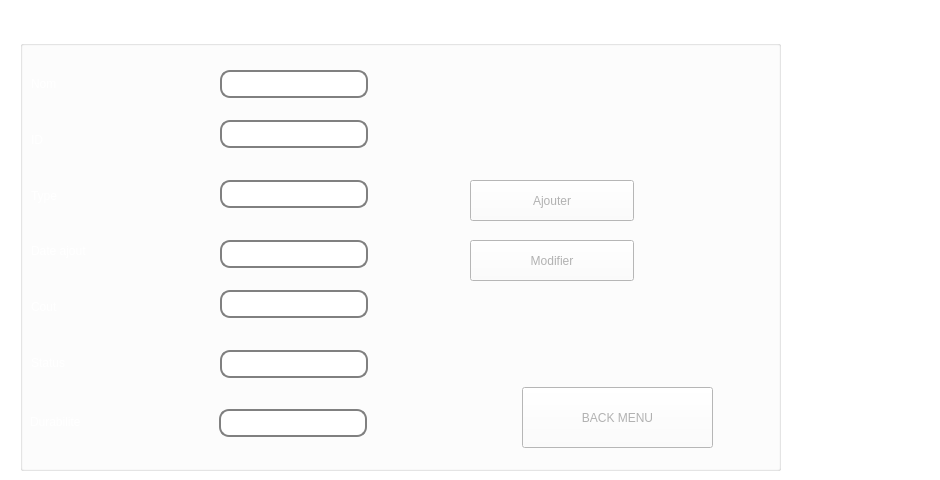
   <widget class="QWidget" name="tab_ajout">
    <property name="palette">
     <palette>
      <active>
       <colorrole role="WindowText">
        <brush brushstyle="SolidPattern">
         <color alpha="255">
          <red>177</red>
          <green>177</green>
          <blue>177</blue>
         </color>
        </brush>
       </colorrole>
       <colorrole role="Button">
        <brush brushstyle="SolidPattern">
         <color alpha="255">
          <red>255</red>
          <green>255</green>
          <blue>255</blue>
         </color>
        </brush>
       </colorrole>
       <colorrole role="Text">
        <brush brushstyle="SolidPattern">
         <color alpha="255">
          <red>177</red>
          <green>177</green>
          <blue>177</blue>
         </color>
        </brush>
       </colorrole>
       <colorrole role="ButtonText">
        <brush brushstyle="SolidPattern">
         <color alpha="255">
          <red>177</red>
          <green>177</green>
          <blue>177</blue>
         </color>
        </brush>
       </colorrole>
       <colorrole role="Base">
        <brush brushstyle="SolidPattern">
         <color alpha="255">
          <red>255</red>
          <green>255</green>
          <blue>255</blue>
         </color>
        </brush>
       </colorrole>
       <colorrole role="Window">
        <brush brushstyle="SolidPattern">
         <color alpha="255">
          <red>255</red>
          <green>255</green>
          <blue>255</blue>
         </color>
        </brush>
       </colorrole>
       <colorrole role="PlaceholderText">
        <brush brushstyle="NoBrush">
         <color alpha="128">
          <red>177</red>
          <green>177</green>
          <blue>177</blue>
         </color>
        </brush>
       </colorrole>
      </active>
      <inactive>
       <colorrole role="WindowText">
        <brush brushstyle="SolidPattern">
         <color alpha="255">
          <red>177</red>
          <green>177</green>
          <blue>177</blue>
         </color>
        </brush>
       </colorrole>
       <colorrole role="Button">
        <brush brushstyle="SolidPattern">
         <color alpha="255">
          <red>255</red>
          <green>255</green>
          <blue>255</blue>
         </color>
        </brush>
       </colorrole>
       <colorrole role="Text">
        <brush brushstyle="SolidPattern">
         <color alpha="255">
          <red>177</red>
          <green>177</green>
          <blue>177</blue>
         </color>
        </brush>
       </colorrole>
       <colorrole role="ButtonText">
        <brush brushstyle="SolidPattern">
         <color alpha="255">
          <red>177</red>
          <green>177</green>
          <blue>177</blue>
         </color>
        </brush>
       </colorrole>
       <colorrole role="Base">
        <brush brushstyle="SolidPattern">
         <color alpha="255">
          <red>255</red>
          <green>255</green>
          <blue>255</blue>
         </color>
        </brush>
       </colorrole>
       <colorrole role="Window">
        <brush brushstyle="SolidPattern">
         <color alpha="255">
          <red>255</red>
          <green>255</green>
          <blue>255</blue>
         </color>
        </brush>
       </colorrole>
       <colorrole role="PlaceholderText">
        <brush brushstyle="NoBrush">
         <color alpha="128">
          <red>177</red>
          <green>177</green>
          <blue>177</blue>
         </color>
        </brush>
       </colorrole>
      </inactive>
      <disabled>
       <colorrole role="WindowText">
        <brush brushstyle="SolidPattern">
         <color alpha="255">
          <red>64</red>
          <green>64</green>
          <blue>64</blue>
         </color>
        </brush>
       </colorrole>
       <colorrole role="Button">
        <brush brushstyle="SolidPattern">
         <color alpha="255">
          <red>255</red>
          <green>255</green>
          <blue>255</blue>
         </color>
        </brush>
       </colorrole>
       <colorrole role="Text">
        <brush brushstyle="SolidPattern">
         <color alpha="255">
          <red>64</red>
          <green>64</green>
          <blue>64</blue>
         </color>
        </brush>
       </colorrole>
       <colorrole role="ButtonText">
        <brush brushstyle="SolidPattern">
         <color alpha="255">
          <red>64</red>
          <green>64</green>
          <blue>64</blue>
         </color>
        </brush>
       </colorrole>
       <colorrole role="Base">
        <brush brushstyle="SolidPattern">
         <color alpha="255">
          <red>255</red>
          <green>255</green>
          <blue>255</blue>
         </color>
        </brush>
       </colorrole>
       <colorrole role="Window">
        <brush brushstyle="SolidPattern">
         <color alpha="255">
          <red>255</red>
          <green>255</green>
          <blue>255</blue>
         </color>
        </brush>
       </colorrole>
       <colorrole role="PlaceholderText">
        <brush brushstyle="NoBrush">
         <color alpha="128">
          <red>177</red>
          <green>177</green>
          <blue>177</blue>
         </color>
        </brush>
       </colorrole>
      </disabled>
     </palette>
    </property>
    <attribute name="title">
     <string>Ajouter et Modifier</string>
    </attribute>
    <widget class="QLabel" name="label_pic_3">
     <property name="geometry">
      <rect>
       <x>20</x>
       <y>30</y>
       <width>911</width>
       <height>381</height>
      </rect>
     </property>
     <property name="text">
      <string/>
     </property>
     <property name="pixmap">
      <pixmap>../../../../../Downloads/Atelier_Connexion (2) (1)/Atelier_Connexion (2)/equipe-travail-travaillant-ordinateur-portable-dans-bureau-espace-ouvert-rapport-reunion-cours_11304-682.jpg</pixmap>
     </property>
    </widget>
    <widget class="QGroupBox" name="groupBox_6">
     <property name="geometry">
      <rect>
       <x>20</x>
       <y>40</y>
       <width>761</width>
       <height>431</height>
      </rect>
     </property>
     <property name="title">
      <string/>
     </property>
     <widget class="QPushButton" name="pb_ajouter_2">
      <property name="geometry">
       <rect>
        <x>450</x>
        <y>140</y>
        <width>164</width>
        <height>41</height>
       </rect>
      </property>
      <property name="styleSheet">
       <string notr="true"/>
      </property>
      <property name="text">
       <string>Ajouter</string>
      </property>
     </widget>
     <widget class="QPushButton" name="pb_modifier">
      <property name="geometry">
       <rect>
        <x>450</x>
        <y>200</y>
        <width>164</width>
        <height>41</height>
       </rect>
      </property>
      <property name="styleSheet">
       <string notr="true"/>
      </property>
      <property name="text">
       <string>Modifier</string>
      </property>
     </widget>
     <widget class="QLineEdit" name="le_nom">
      <property name="geometry">
       <rect>
        <x>200</x>
        <y>30</y>
        <width>148</width>
        <height>28</height>
       </rect>
      </property>
      <property name="styleSheet">
       <string notr="true">QLineEdit {
    border: 2px solid gray;
    border-radius: 10px;
    padding: 0 8px;
    background: white;
    selection-background-color: darkgray;
}</string>
      </property>
     </widget>
     <widget class="QLineEdit" name="le_date">
      <property name="geometry">
       <rect>
        <x>200</x>
        <y>200</y>
        <width>148</width>
        <height>28</height>
       </rect>
      </property>
      <property name="styleSheet">
       <string notr="true">QLineEdit {
    border: 2px solid gray;
    border-radius: 10px;
    padding: 0 8px;
    background: white;
    selection-background-color: darkgray;
}</string>
      </property>
     </widget>
     <widget class="QLineEdit" name="le_id">
      <property name="geometry">
       <rect>
        <x>200</x>
        <y>80</y>
        <width>148</width>
        <height>28</height>
       </rect>
      </property>
      <property name="styleSheet">
       <string notr="true">QLineEdit {
    border: 2px solid gray;
    border-radius: 10px;
    padding: 0 8px;
    background: white;
    selection-background-color: darkgray;
}</string>
      </property>
     </widget>
     <widget class="QLineEdit" name="le_type">
      <property name="geometry">
       <rect>
        <x>200</x>
        <y>140</y>
        <width>148</width>
        <height>28</height>
       </rect>
      </property>
      <property name="styleSheet">
       <string notr="true">QLineEdit {
    border: 2px solid gray;
    border-radius: 10px;
    padding: 0 8px;
    background: white;
    selection-background-color: darkgray;
}</string>
      </property>
     </widget>
     <widget class="QLineEdit" name="le_cout">
      <property name="geometry">
       <rect>
        <x>200</x>
        <y>250</y>
        <width>148</width>
        <height>28</height>
       </rect>
      </property>
      <property name="styleSheet">
       <string notr="true">QLineEdit {
    border: 2px solid gray;
    border-radius: 10px;
    padding: 0 8px;
    background: white;
    selection-background-color: darkgray;
}</string>
      </property>
     </widget>
     <widget class="QLineEdit" name="le_status">
      <property name="geometry">
       <rect>
        <x>200</x>
        <y>310</y>
        <width>148</width>
        <height>28</height>
       </rect>
      </property>
      <property name="styleSheet">
       <string notr="true">QLineEdit {
    border: 2px solid gray;
    border-radius: 10px;
    padding: 0 8px;
    background: white;
    selection-background-color: darkgray;
}</string>
      </property>
     </widget>
     <widget class="QLabel" name="label_10">
      <property name="geometry">
       <rect>
        <x>11</x>
        <y>144</y>
        <width>71</width>
        <height>23</height>
       </rect>
      </property>
      <property name="styleSheet">
       <string notr="true">color: rgb(255, 255, 255);
font: 12pt &quot;Math Sans Serif&quot;;</string>
      </property>
      <property name="text">
       <string>Type</string>
      </property>
     </widget>
     <widget class="QLabel" name="label_11">
      <property name="geometry">
       <rect>
        <x>11</x>
        <y>88</y>
        <width>61</width>
        <height>23</height>
       </rect>
      </property>
      <property name="styleSheet">
       <string notr="true">color: rgb(255, 255, 255);
font: 14pt &quot;Math Sans Serif&quot;;</string>
      </property>
      <property name="text">
       <string>ID</string>
      </property>
     </widget>
     <widget class="QLabel" name="label_9">
      <property name="geometry">
       <rect>
        <x>11</x>
        <y>32</y>
        <width>81</width>
        <height>23</height>
       </rect>
      </property>
      <property name="styleSheet">
       <string notr="true">color: rgb(255, 255, 255);
font: 12pt &quot;Math Sans Serif&quot;;</string>
      </property>
      <property name="text">
       <string>Nom</string>
      </property>
     </widget>
     <widget class="QLabel" name="label_20">
      <property name="geometry">
       <rect>
        <x>11</x>
        <y>255</y>
        <width>101</width>
        <height>23</height>
       </rect>
      </property>
      <property name="styleSheet">
       <string notr="true">color: rgb(255, 255, 255);
font: 12pt &quot;Math Sans Serif&quot;;</string>
      </property>
      <property name="text">
       <string>Cout</string>
      </property>
     </widget>
     <widget class="QLabel" name="label_17">
      <property name="geometry">
       <rect>
        <x>11</x>
        <y>199</y>
        <width>161</width>
        <height>23</height>
       </rect>
      </property>
      <property name="styleSheet">
       <string notr="true">color: rgb(255, 255, 255);
font: 12pt &quot;Math Sans Serif&quot;;</string>
      </property>
      <property name="text">
       <string>Date ajout</string>
      </property>
     </widget>
     <widget class="QLabel" name="label_19">
      <property name="geometry">
       <rect>
        <x>11</x>
        <y>311</y>
        <width>111</width>
        <height>23</height>
       </rect>
      </property>
      <property name="styleSheet">
       <string notr="true">color: rgb(255, 255, 255);
font: 12pt &quot;Math Sans Serif&quot;;</string>
      </property>
      <property name="text">
       <string>Status</string>
      </property>
     </widget>
     <widget class="QLineEdit" name="le_durab">
      <property name="geometry">
       <rect>
        <x>199</x>
        <y>369</y>
        <width>148</width>
        <height>28</height>
       </rect>
      </property>
      <property name="styleSheet">
       <string notr="true">QLineEdit {
    border: 2px solid gray;
    border-radius: 10px;
    padding: 0 8px;
    background: white;
    selection-background-color: darkgray;
}</string>
      </property>
     </widget>
     <widget class="QLabel" name="label_21">
      <property name="geometry">
       <rect>
        <x>10</x>
        <y>370</y>
        <width>111</width>
        <height>23</height>
       </rect>
      </property>
      <property name="styleSheet">
       <string notr="true">color: rgb(255, 255, 255);
font: 12pt &quot;Math Sans Serif&quot;;</string>
      </property>
      <property name="text">
       <string>Durabilite</string>
      </property>
     </widget>
     <widget class="QPushButton" name="pb_menu">
      <property name="geometry">
       <rect>
        <x>502</x>
        <y>347</y>
        <width>191</width>
        <height>61</height>
       </rect>
      </property>
      <property name="text">
       <string>BACK MENU</string>
      </property>
     </widget>
    </widget>
   </widget>
